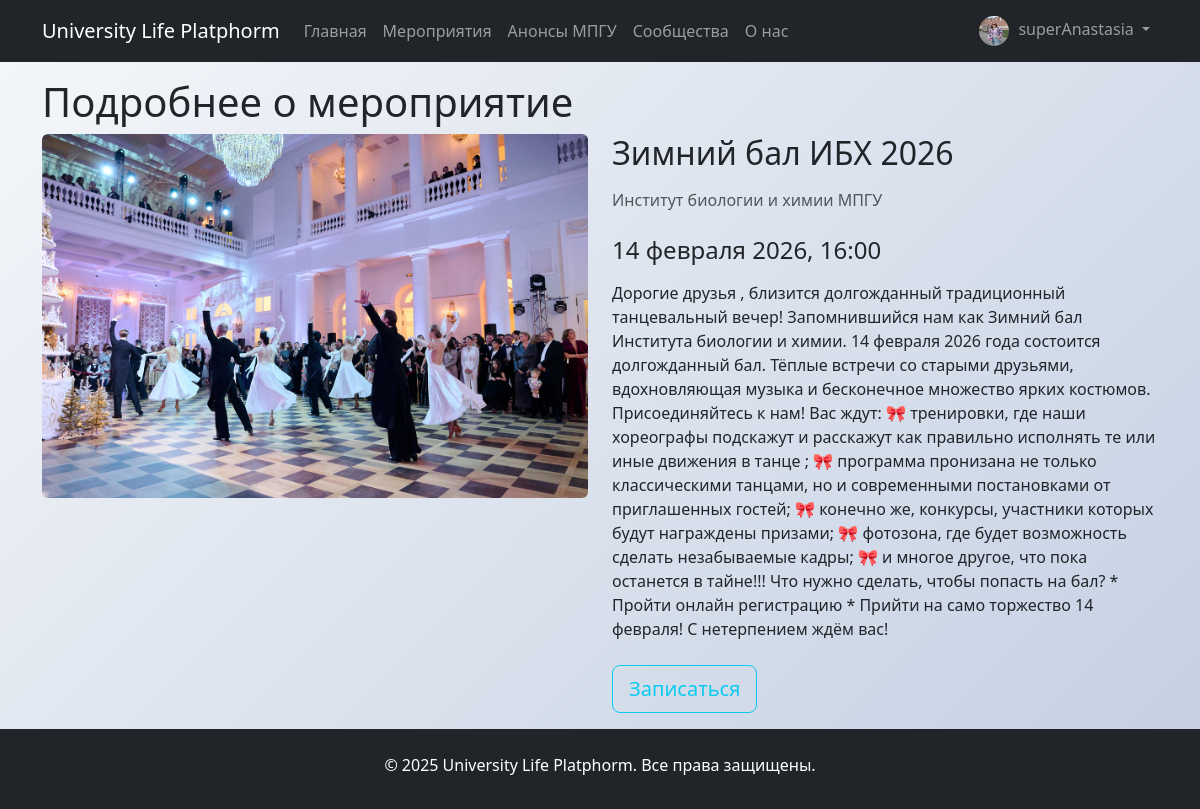
The app's page /events/5/ (signed in) with its own data.
### myproject/myplatform/models.py (models this page shows, shortened)
class User(AbstractUser):
    class Role(models.TextChoices):
        ADMIN = "ADMIN", 'Admin'
        STUDENT = "STUDENT", 'Student'
        ORGANIZER = "ORGANIZER", 'Organizer'
    role = models.CharField(max_length=50, choices=Role.choices, default=Role.ADMIN)
    name = models.CharField(max_length=100,verbose_name="Имя",default='',blank=True)
    last_name_student = models.CharField(max_length=100,verbose_name="Фамилия",default="",blank=True)
    middle_name_student = models.CharField(max_length=100,verbose_name="Отчество",default="",blank=True)
    birth_date = models.DateField(
        verbose_name="Дата рождения",
        blank=True,
        null=True,
        help_text="Формат: ГГГГ-ММ-ДД"
    )
    about_text = models.TextField(verbose_name="О себе",default="",blank=True)
    img = models.ImageField(verbose_name='Фото профиля',upload_to='image/user_image',blank=True,null=True)
    faculty = TreeForeignKey('myplatform.Faculty', on_delete=models.CASCADE, null=True, blank=True)

class Event(models.Model):
    name = models.CharField(max_length=100, verbose_name="Название мероприятия")
    description = models.TextField(verbose_name="Описание")
    date_time = models.DateTimeField(verbose_name="Дата и время проведения")
    location = models.CharField(max_length=100, verbose_name="Место проведения")
    organizator = models.ForeignKey(
        User,
        on_delete = models.CASCADE,
        related_name='events',
        verbose_name='Организатор',
        limit_choices_to={'role': User.Role.ORGANIZER}
    )
    participants = models.ManyToManyField(
        User,
        related_name='events_joined',
        blank=True,
        verbose_name="Участники"
    )
    max_participants = models.PositiveIntegerField(verbose_name="Максимальное количество участников")
    img = models.ImageField(verbose_name='Фото мероприятий',upload_to='image/events',blank=True,null=True)
    created_at = models.DateTimeField(auto_now_add=True)
    def get_formatted_date(self):
        months = {
            1: 'января', 2: 'февраля', 3: 'марта', 4: 'апреля',
            5: 'мая', 6: 'июня', 7: 'июля', 8: 'августа',
            9: 'сентября', 10: 'октября', 11: 'ноября', 12: 'декабря'
        }
        return f"{self.date_time.day} {months[self.date_time.month]} {self.date_time.year}, {self.date_time.strftime('%H:%M')}"

### myproject/myplatform/views.py (the view)
# urls.py: path('events/<int:event_id>/',views.event_detail, name='event_detail'),
def event_detail(request,event_id):
    event_det = get_object_or_404(Event,pk = event_id)
    return render(request, 'event_detail.html', {'event_det': event_det})

### myproject/myplatform/templates/event_detail.html (shortened to what this page needs)
{% extends 'base.html' %}
{% block title %}Подробнее о мероприятие{% endblock title %}
{% block content %}
    <div class="container">
        <div class="row">
            <div class="col-md-6">
                {% if event_det.img %}
                    <img src="{{event_det.img.url}}" class="img-fluid rounded mb-3 product-image" alt="{{event_det.name}}">
                {% else %}
                    <img  class="img-fluid rounded mb-3 product-image" >
                {% endif %}
            </div>
            <div class="col-md-6">
            <h2 class="mb-3">{{event_det.name}}</h2>
            <p class="text-muted mb-4">{{event_det.location}}</p>
            <div class="mb-3">
                <span class="h4 me-2">{{event_det.get_formatted_date}}</span>
            </div>
            <p class="mb-4">{{event_det.description}}</p>
                <form method="post" action="{% url 'join_event' event_det.id %}">
                    <button class="btn btn-outline-info btn-lg mb-3 me-2">
                         Записаться
                    </button>
                </form>
            </div>
        </div>
    </div>
{% endblock content %}

### myproject/myplatform/templates/base.html (shortened to what this page needs)
{% load static %}
<!DOCTYPE html>
<html>
    <head>
        <link rel="stylesheet" href="{% static 'css/styles.css' %}">
        <link href="https://cdn.jsdelivr.net/npm/bootstrap@5.3.0/dist/css/bootstrap.min.css" rel="stylesheet">
    </head>
    <body>
        <header>
            <nav class="navbar navbar-expand-lg navbar-dark bg-dark">
                <div class="container">
                    <a class="navbar-brand" href="{% url 'index' %}">
                        University Life Platphorm
                    </a>
                    <div class="collapse navbar-collapse" id="navbarNav">
                        <ul class="navbar-nav me-auto">
                            <li class="nav-item">
                                <a class="nav-link" href="{% url 'index' %}">Главная</a>
                            </li>
                            <li class="nav-item">
                                <a class="nav-link" href="{% url 'events' %}">Мероприятия</a>
                            </li>
                            <li class="nav-item">
                                <a class="nav-link" href="{% url 'parsed_event_list' %}">Анонсы МПГУ</a>
                            </li>
                            <li class="nav-item">
                                <a class="nav-link" href="{% url 'communities' %}">Сообщества</a>
                            </li>
                             <li class="nav-item">
                                <a class="nav-link" href="{% url 'aboutus' %}">О нас</a>
                             </li>
                        </ul>
                        <ul class="navbar-nav">
                            {% if user.is_authenticated %}
                            <li class="nav-item dropdown">
                                <a class="nav-link dropdown-toggle" href="#" id="userDropdown" role="button" data-bs-toggle="dropdown">
                                    {% if user.img %}
                                    <img src="{{user.img.url}}" alt="{{user.username}}" style="width: 30px; height: 30px; border-radius: 50%; margin-right: 5px;">
                                    {% endif %}
                                    {{ user.username }}
                                </a>
                            </li>
                            {% endif %}
                        </ul>
                    </div>
                </div>
            </nav>
        </header>
        <main class="mt-3">
            <div class="container">
                 <h1>{% block title %}{% endblock title %}</h1>
            </div>
            {% block content %}{% endblock content %}
        </main>
        <footer class="footer mt-auto py-3 bg-dark" style="color: #fff;">
            <div class="container text-center">
                <p class="mt-2">
                    © 2025 University Life Platphorm. Все права защищены.
                </p>
            </div>
        </footer>
    </body>
</html>

### myproject/static/css/styles.css (style rules this page uses)
body { background: linear-gradient(135deg, #f5f7fa 0%, #c3cfe2 100%); min-height: 100vh; }

### records on screen
User: img (picture), username "superAnastasia"
Event: img (picture), name "Зимний бал ИБХ 2026", location "Институт биологии и химии МПГУ", get_formatted_date "14 февраля 2026, 16:00", description "Дорогие друзья , близится долгожданный традиционный танцевальный вечер! Запомнившийся нам как Зимний бал Института биологии и химии. 14 февраля 2026 года состоится долгожданный бал. Тёплые встречи со старыми друзьями, вдохновляющая музыка и бесконечное множество ярких костюмов. Присоединяйтесь к нам! Вас ждут: 🎀 тренировки, где наши хореографы подскажут и расскажут как правильно исполнять те или иные движения в танце ; 🎀 программа пронизана не только классическими танцами, но и современными постановками от приглашенных гостей; 🎀 конечно же, конкурсы, участники которых будут награждены призами; 🎀 фотозона, где будет возможность сделать незабываемые кадры; 🎀 и многое другое, что пока…"
